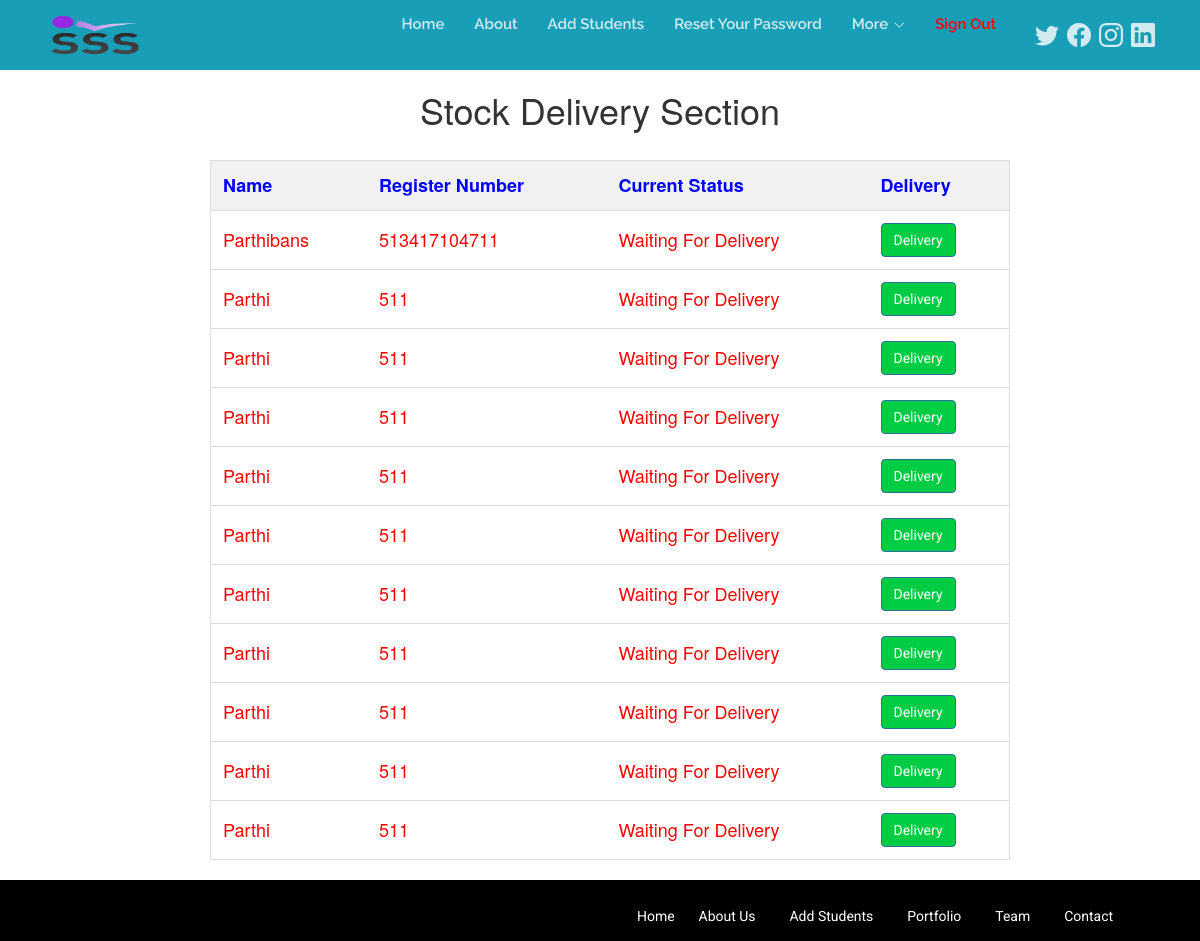
/Admin/stockdelivery.php (signed in), run on the app's committed database.
### tables this page shows
CREATE TABLE `purchase` (
  `ID` int(11) NOT NULL,
  `Stu_name` varchar(255) NOT NULL,
  `stu_regno` varchar(25) NOT NULL,
  `status` varchar(25) DEFAULT NULL,
  `sbmitted_time` timestamp NOT NULL DEFAULT current_timestamp() ON UPDATE current_timestamp(),
  `Pen` varchar(255) DEFAULT NULL,
  `pencil` varchar(255) DEFAULT NULL,
  `Note` varchar(255) DEFAULT NULL,
  `Book` varchar(255) DEFAULT NULL
);

### Admin/stockdelivery.php (the view, shortened to what this page needs)
<?php
 require_once "config.php";
include("Navigation.php")
?>
<link rel="stylesheet" href="search.css">
<div align="center">
    <h1 >Stock Delivery Section</h1>
    <table id='myTable' style="width:800px">
        <tr class='header' ><th>Name</th><th scope='col'>Register Number</th><th>Current Status</th><th>Delivery</th></tr>
    <?php
    $sql="SELECT ID,Stu_name,stu_regno,status FROM purchase WHERE status='Waiting For Delivery'";
    $result = $pdo->prepare($sql);
    $result->execute();
    while($row = $result->fetch(PDO::FETCH_ASSOC)) {
        echo "<tr>";
        echo "<td>".$row['Stu_name']."</td>";
        echo "<td>".$row['stu_regno']."</td>";
        echo "<td>".$row['status']."</td>";
        echo "<td><button class='btn btn-primary'  style='background-color:#00cc44'><a style='color:white' href=\"delivery.php?id=$row[ID]\">Delivery</a></button> </td>";
    }
    ?>
    </div>
    <div>
 <?php include_once("Footer.php") ?>
</div>

### Admin/Navigation.php (shortened to what this page needs)
<!DOCTYPE html>
<html lang="en">
<head>
  <link href="assets/vendor/bootstrap/css/bootstrap.min.css" rel="stylesheet">
  <link href="assets/vendor/bootstrap-icons/bootstrap-icons.css" rel="stylesheet">
  <link href="assets/vendor/glightbox/css/glightbox.min.css" rel="stylesheet">
  <link href="assets/css/style.css" rel="stylesheet">
  <link rel="stylesheet" href="https://maxcdn.bootstrapcdn.com/bootstrap/3.3.7/css/bootstrap.css">
  <link href='sweetalert/sweetalert.css' type='text/css' rel='stylesheet'>
</head>
<body>
  <header id="header" class="d-flex align-items-center">
    <div class="container d-flex align-items-center">
      <div id="logo" class="me-auto">
        <a href="index.html"><img src="assets/img/SSS-logo.png" alt="Anna University" width="100px" height="150px"></a>
      </div>
      <nav id="navbar" class="navbar order-last order-lg-0">
        <ul>
          <li><a class="nav-link scrollto " href="welcome.php">Home</a></li>
          <li><a class="nav-link scrollto" href="#about">About</a></li>
          <li><a class="nav-link scrollto" href="newstudentadd.php"">Add Students</a></li>
          <li><a class="nav-link scrollto" href="reset-password.php">Reset Your Password</a></li>
          <li class="dropdown"><a href="#"><span>More</span> <i class="bi bi-chevron-down"></i></a>
          </li>
          <li><a class="nav-link scrollto" style="color: red" href="logout.php">Sign Out</a></li>
        </ul>
      </nav>
      <div class="header-social-links d-flex align-items-center">
        <a href="#" class="twitter"><i class="bi bi-twitter"></i></a>
        <a href="#" class="facebook"><i class="bi bi-facebook"></i></a>
        <a href="#" class="instagram"><i class="bi bi-instagram"></i></a>
        <a href="#" class="linkedin"><i class="bi bi-linkedin"></i></i></a>
      </div>
    </div>
  </header>
  <main id="main">
</body>
</html>

### Admin/Footer.php (shortened to what this page needs)
<!DOCTYPE html>
<html lang="en">
<head>
</head>
<body>
  <footer class="site-footer">
    <div class="bottom">
      <div class="container">
        <div class="row">
          <div class="col-lg-6 col-xs-12 text-lg-start text-center">
          </div>
          <div class="col-lg-6 col-xs-12 text-lg-right text-center">
            <li class="list-inline-item">
                <ul class="list-inline">
                <a href="welcome.php">Home</a>
              </li>
              <li class="list-inline-item">
                <a href="#about">About Us</a>
              </li>
              <li class="list-inline-item">
                <a href="newstudentadd.php">Add Students</a>
              </li>
              <li class="list-inline-item">
                <a href="#portfolio">Portfolio</a>
              </li>
              <li class="list-inline-item">
                <a href="#team">Team</a>
              </li>
              <li class="list-inline-item">
                <a href="#contact">Contact</a>
              </li>
          </div>
        </div>
      </div>
    </div>
  </footer>
</body>
</html>

### Admin/assets/css/style.css (style rules this page uses)
h1, h2, h3, h4, h5, h6 { font-family: "Raleway", Helvetica, Arial, sans-serif; }
h1 { font-size: 62px; }
a { transition: 0.5s; text-decoration: none; color: #199EB8; }
.btn { background-color: #199EB8; font-family: "Roboto", Helvetica, Arial, sans-serif; font-weight: 800; color: #fff; padding: 15px 45px; border-radius: 50px; }
#header { background: #199EB8; height: 70px; }
#header #logo img { padding: 0; margin: 0; max-height: 40px; }
.scrolled-offset { margin-top: 70px; }
.header-social-links { margin: 0 0 0 30px; }
.header-social-links a { color: rgba(255, 255, 255, 0.8); padding-left: 8px; display: inline-block; line-height: 0px; transition: 0.3s; }
.header-social-links a i { line-height: 0; font-size: 24px; }
.navbar { padding: 0; }
.navbar ul { margin: 0; padding: 0; display: flex; list-style: none; align-items: center; }
.navbar li { position: relative; }
.navbar a { display: flex; align-items: center; justify-content: space-between; padding: 10px 0 10px 30px; font-family: "Raleway", Helvetica, Arial, sans-serif; font-size: 15px; font-weight: 600; color: rgba(255, 255, 255, 0.8); white-space: nowrap; transition: 0.3s; }
.navbar a i { font-size: 12px; line-height: 0; margin-left: 5px; }
.site-footer { background-color: #111; padding: 0; }
.site-footer .bottom { background-color: #000; padding: 20px 0; }
.site-footer .bottom .list-inline, .site-footer .bottom p { margin: 0; }
.site-footer .bottom .list-inline { position: relative; top: 5px; }
.site-footer .bottom .list-inline a { color: #fff; font-family: "Roboto", Helvetica, Arial, sans-serif; margin-right: 15px; }

### Admin/search.css (style rules this page uses)
h1 { padding:20px; }
* { box-sizing: border-box; }
#myTable { border-collapse: collapse; width: 95%; border: 1px solid #ddd; font-size: 18px; margin-left:20px; }
#myTable th { text-align: left; padding: 12px; color:blue; }
#myTable td { text-align: left; padding: 12px; }
#myTable tr { border-bottom: 1px solid #ddd; color:red; }
#myTable tr.header, #myTable tr:hover { background-color: #f1f1f1; }

### data on the page
purchase: Stu_name "Parthibans", stu_regno "513417104711", status "Waiting For Delivery"
purchase: Stu_name "Parthi", stu_regno "511", status "Waiting For Delivery"
purchase: Stu_name "Parthi", stu_regno "511", status "Waiting For Delivery"
purchase: Stu_name "Parthi", stu_regno "511", status "Waiting For Delivery"
purchase: Stu_name "Parthi", stu_regno "511", status "Waiting For Delivery"
purchase: Stu_name "Parthi", stu_regno "511", status "Waiting For Delivery"
purchase: Stu_name "Parthi", stu_regno "511", status "Waiting For Delivery"
purchase: Stu_name "Parthi", stu_regno "511", status "Waiting For Delivery"
purchase: Stu_name "Parthi", stu_regno "511", status "Waiting For Delivery"
purchase: Stu_name "Parthi", stu_regno "511", status "Waiting For Delivery"
purchase: Stu_name "Parthi", stu_regno "511", status "Waiting For Delivery"
